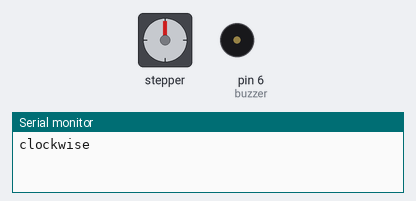
Simulated run of this sketch. Board: Arduino Uno, built with avr-gcc and run on an emulated ATmega328P. On the bench: stepper motor, buzzer (waves = sounding, pin HIGH), the last lines printed to the serial monitor. Stepper angles assume 200 steps per turn.

Above: at 0.05 s.
At 2.05 s:
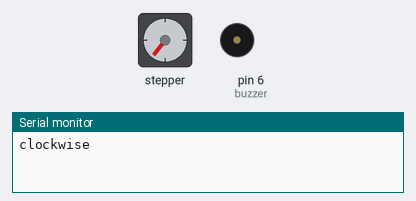
At 4.05 s:
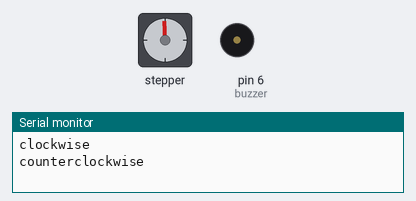
At 7.5 s:
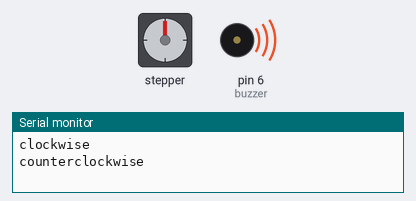
Timing chart, 0 to 10.5 s (numbered marks = the images above):
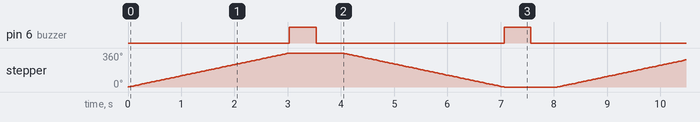

The sketch:

latihan_stepper.ino
```cpp
#include <Stepper.h>
const int stepsPerRevolution = 200;
Stepper myStepper(stepsPerRevolution, 45,43,41,39);
int stepCount = 0;  // number of steps the motor has taken
int buzzer = 6;
void setup() {
  // set the speed at 60 rpm:
  myStepper.setSpeed(20);
  // initialize the serial port:
  Serial.begin(9600);
  pinMode(buzzer,OUTPUT);
}

void loop() {
  // step one revolution  in one direction:
  Serial.println("clockwise");
  myStepper.step(stepsPerRevolution);
  digitalWrite(buzzer,HIGH);
  delay(500);
  digitalWrite(buzzer,LOW);
  delay(500);

  // step one revolution in the other direction:
  Serial.println("counterclockwise");
  myStepper.step(-stepsPerRevolution);
  digitalWrite(buzzer,HIGH);
  delay(500);
  digitalWrite(buzzer,LOW);
  delay(500);
}
```

Measured:
- by itself, pin 6 (buzzer): alternates HIGH for 0.50 s and LOW for 3.5 s
- by itself, stepper: turns 360° clockwise in 3.0 s, then 360° counter-clockwise in 3.0 s, repeating every 8.1 s
